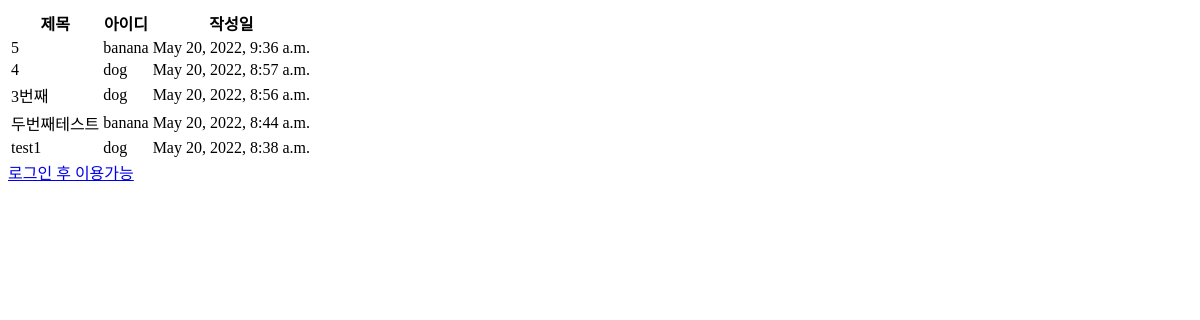
Page /board/ on the earlier database version.
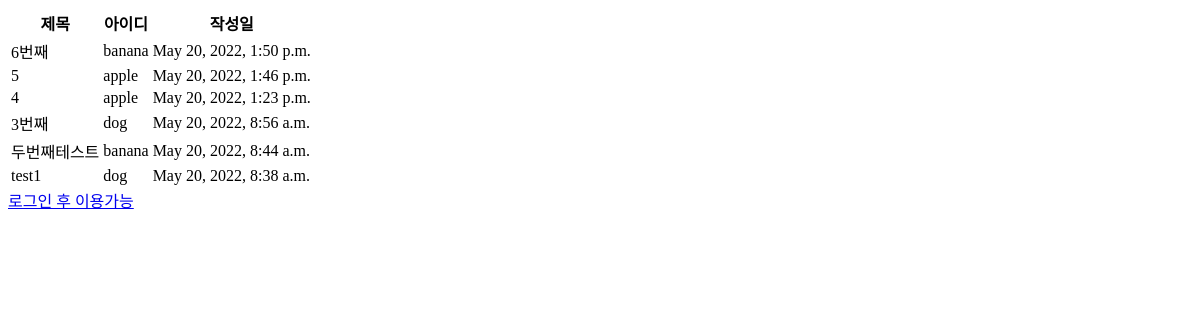
Same page on the later database version.
### board/models.py (models this page shows, shortened)
class Writing(models.Model):
    author = models.ForeignKey(User, on_delete=models.CASCADE, null=False)  # 유저모델과 연결!
    subject = models.CharField(max_length=30)  # 제목에 해당하는 필드 작성.
    content = models.TextField()  # 내용에 해당하는 필드 작성.
    create_date = models.DateTimeField(auto_now_add=True)  # 글이 만들어지면 자동 작성.
    modify_date = models.DateTimeField(null=True, blank=True)  # 수정할 때마다 갱신.(뷰에서 제어)

### board/views.py (the view)
# urls.py: path('', views.list, name='list'),  # list를 보여주는 뷰와 연결한다.
def list(request):
    writing_list = Writing.objects.all()  # 객체들을 다 불러온다.
    writing_list = writing_list.order_by('-create_date')  # 만들어진 시간의 역으로 정렬한다.
    context = {'writing_list':writing_list,  # writing_list라는 키 안에 writing_list를 담는다.
               }
    return render(request, 'list.html', context)

### board/templates/list.html
{% block content %}
<div class="row mt-5">
  <div class="col-12">
    <table class="table">
      <thead class="thead-dark">
        <tr>
          <th scope="col">제목</th>
          <th scope="col">아이디</th>
          <th scope="col">작성일</th>
        </tr>
      </thead>
      <tbody>
        {% for writing in writing_list %}
        <tr onclick="location.href='/board/posting/{{ writing.id }}/'">
          <td>{{ writing.subject }}</td>
          <td>{{ writing.author }}</td>
          <td>{{ writing.create_date }}</td>
        </tr>
        {% endfor %}
      </tbody>
    </table>
  </div>
</div>
<div class="row">
  <div class="col-12">
    {% if user.is_authenticated %}
    <a href="{% url 'create' %}" class="btn btn-primary">글쓰기</a>
    {% else %}
    <a href="{% url "login" %}">로그인 후 이용가능</a>
    {% endif %}
  </div>
</div>
{% endblock %}

Differences in the rows shown:
removed Writing: subject "5", author "banana", create_date "May 20, 2022, 9:36 a.m."
removed Writing: subject "4", author "dog", create_date "May 20, 2022, 8:57 a.m."
added Writing: subject "6번째", author "banana", create_date "May 20, 2022, 1:50 p.m."
added Writing: subject "5", author "apple", create_date "May 20, 2022, 1:46 p.m."
added Writing: subject "4", author "apple", create_date "May 20, 2022, 1:23 p.m."
